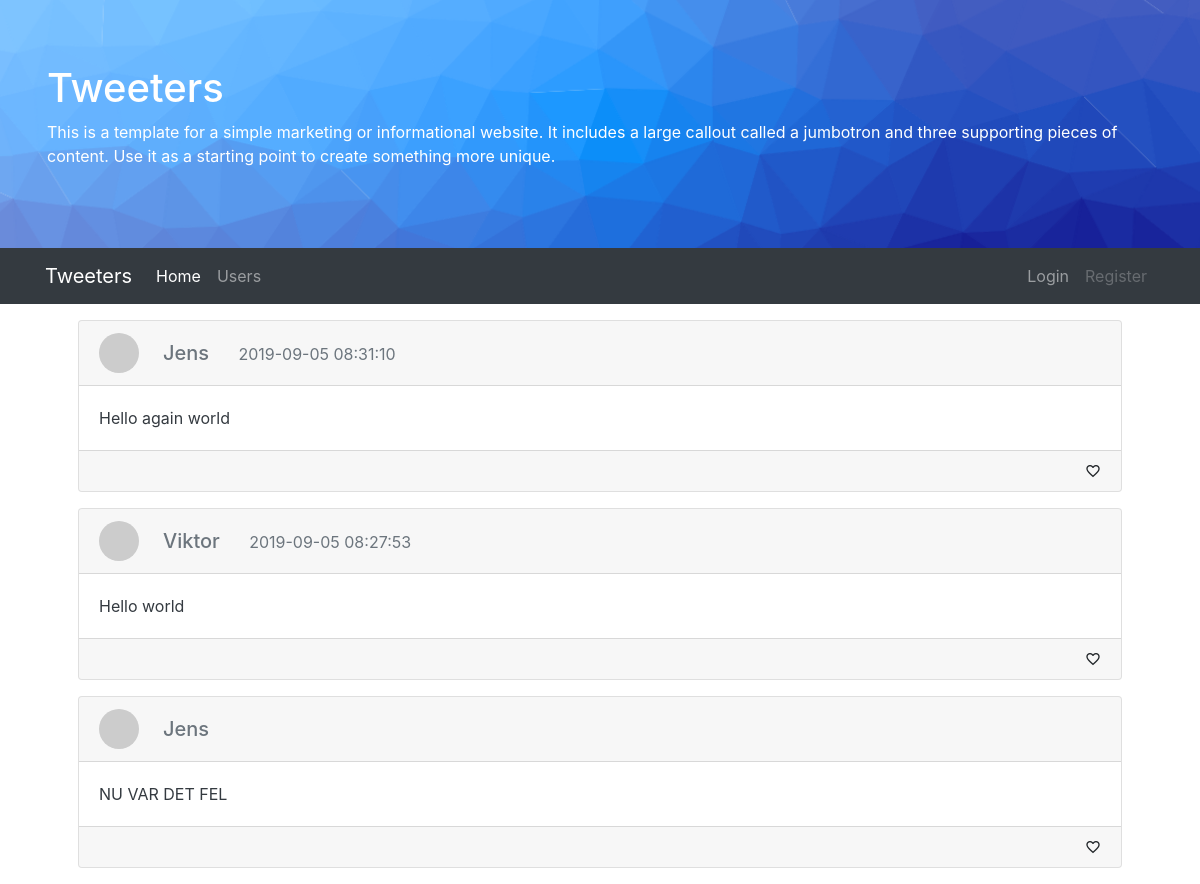
Before: / with the older database file.
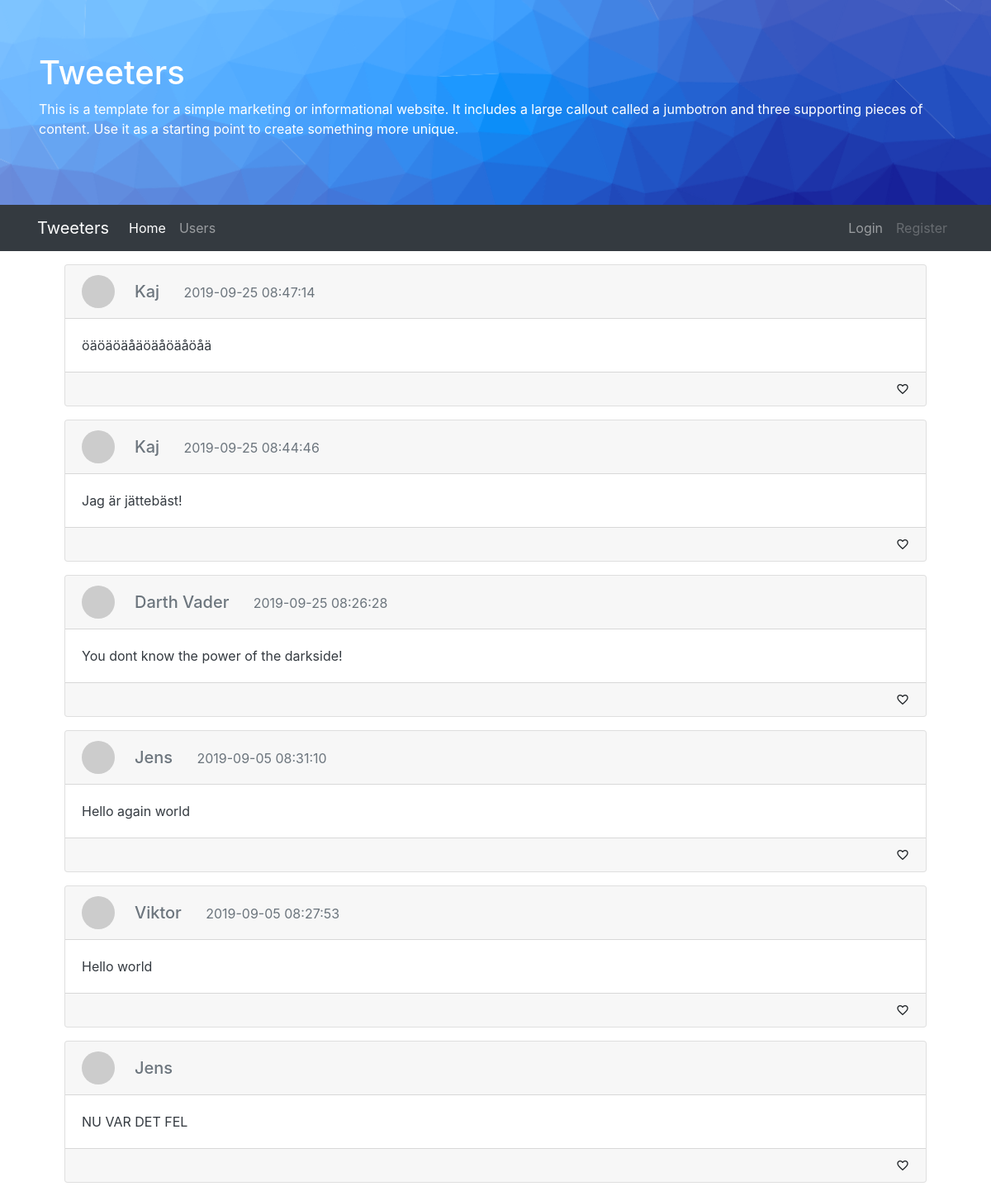
After: the same page with the newer database file.
### tables this page shows
CREATE TABLE `tweet` (
  `id` int(10) unsigned NOT NULL AUTO_INCREMENT,
  `body` varchar(140) NOT NULL,
  `created_at` timestamp NULL DEFAULT NULL,
  `updated_at` timestamp NULL DEFAULT NULL,
  `user_id` int(10) unsigned NOT NULL,
  PRIMARY KEY (`id`),
  KEY `user_id` (`user_id`)
);

CREATE TABLE `users` (
  `id` int(10) unsigned NOT NULL AUTO_INCREMENT,
  `name` varchar(32) NOT NULL,
  `password` varchar(255) NOT NULL,
  `created_at` timestamp NULL DEFAULT NULL,
  `updated_at` timestamp NULL DEFAULT NULL,
  `email` varchar(255) NOT NULL,
  PRIMARY KEY (`id`),
  UNIQUE KEY `email` (`email`),
  UNIQUE KEY `email_2` (`email`)
);

### index.php (called while the page is built, shortened)
<?php
include 'include/db.php';
$sth = $dbh->prepare('SELECT tweet.*, users.name FROM tweet
            JOIN users
            ON tweet.user_id = users.id
            ORDER BY updated_at DESC');
$sth->execute();
$result = $sth->fetchAll(PDO::FETCH_ASSOC);
include 'views/index.php';
?>

### views/card.php (the view)
<section class="card my-3">
    <a class="text-secondary" href="user.php?id=<?= $row['user_id'] ?>">
        <header class="card-header d-flex align-items-center">
            <img class="rounded-circle"
                style="width:40px; height:40px;"
                src="https://robohash.org/<?= $row['name'] ?>"
                alt="Profile picture">
            <h5 class="card-title pl-4 mb-0">
                <?= $row['name'] ?>
                <small class="pl-4">
                    <?= $row['created_at'] ?>
                </small>
            </h5>
        </header>
    </a>
    <a class="text-dark" href="tweet.php?id=<?= $row['id'] ?>">
        <div class="card-body">
            <p class="card-text">
                <?= $row['body'] ?>
            </p>
        </div>
    </a>
    <footer class="card-footer d-flex justify-content-end">
        <i class="material-icons">favorite_border</i>
    </footer>
</section>

### views/header.php (shortened to what this page needs)
<!DOCTYPE html>
<html lang="sv">
<head>
    <link rel="stylesheet" href="https://stackpath.bootstrapcdn.com/bootstrap/4.3.1/css/bootstrap.min.css">
    <link rel="stylesheet" href="css/main.css">
</head>
<body>
  <header class="jumbotron mb-0 rounded-0">
        <div class="container text-white">
            <h1 class="display-5">Tweeters</h1>
            <p>This is a template for a simple marketing or informational website. It includes a large callout called a jumbotron and three supporting pieces of content. Use it as a starting point to create something more unique.</p>
        </div>
    </header>
<?php
    include 'nav.php';
?>

### views/nav.php (shortened to what this page needs)
<nav class="navbar navbar-expand-lg navbar-dark bg-dark mt-0 sticky-top">
    <div class="container">
        <a class="navbar-brand" href="#">Tweeters</a>
        <div class="collapse navbar-collapse" id="navbarSupportedContent">
            <ul class="navbar-nav mr-auto">
                <li class="nav-item active">
                    <a class="nav-link" href="index.php">Home <span class="sr-only">(current)</span></a>
                </li>
                <li class="nav-item">
                    <a class="nav-link" href="users.php">Users</a>
                </li>
            </ul>
            <ul class="navbar-nav ml-auto">
                <?php if (isset($_SESSION['userId'])): ?>
                    <li class="nav-item">
                        <a
                            class="nav-link"
                            href="logout.php"
                            onclick="event.preventDefault();
                            document.getElementById('logout-form').submit();">
                            Logout
                        </a>
                        <form id="logout-form" action="logout.php" method="POST" style="display: none;">
                        </form>
                    </li>
                <?php else: ?>
                    <li class="nav-item">
                        <a class="nav-link" href="login.php">Login</a>
                    </li>
                    <li class="nav-item">
                        <a class="nav-link disabled" href="register.php">Register</a>
                    </li>
                <?php endif ?>
            </ul>
        </div>
    </div>
</nav>

### views/index.php
<?php
include 'header.php';
?>
<div class="container px-5">
<?php foreach ($result as $row): ?>
    <?php include 'card.php'; ?>
<?php endforeach ?>
</div>
<?php
    include 'footer.php';
?>

### views/footer.php (shortened to what this page needs)
</body>
</html>

### css/main.css (style rules this page uses)
.material-icons { font-size: 1em; }
.jumbotron { background-image: url('../img/bg.png'); background-origin: center; background-position: center; background-size: cover; background-repeat: no-repeat; }

Changed rows visible on the page:
added tweet: user.name "Kaj", created_at "2019-09-25 08:47:14", body "öäöäöäåäöäåöäåöåä"
added tweet: user.name "Kaj", created_at "2019-09-25 08:44:46", body "Jag är jättebäst!"
added tweet: user.name "Darth Vader", created_at "2019-09-25 08:26:28", body "You dont know the power of the darkside!"
